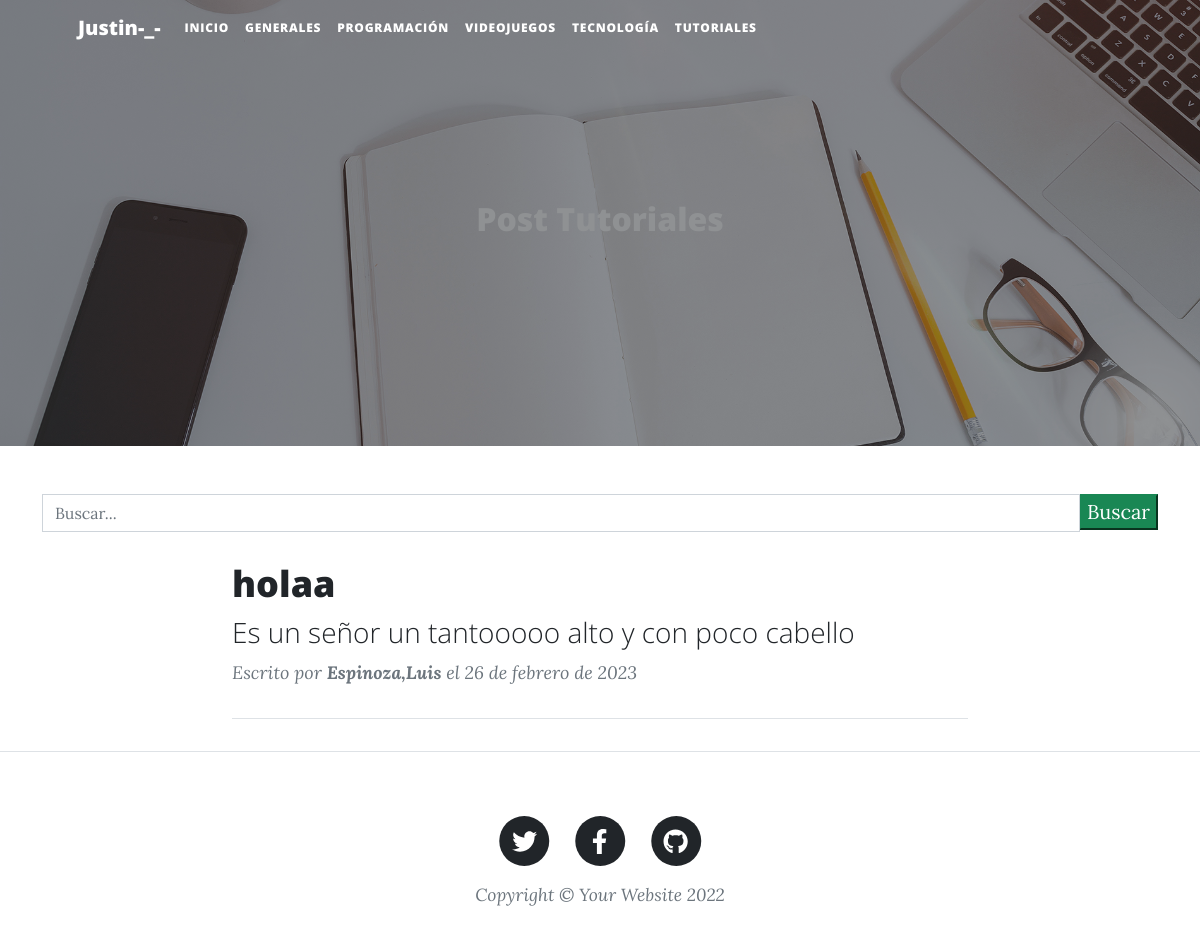
The app's page /tutoriales/ with its own data.
### bloge/models.py (models this page shows, shortened)
class Post(models.Model):
    id = models.AutoField(primary_key= True)
    titulo = models.CharField('Titulo',max_length= 90, blank= False, null = False)
    slug = models.CharField('Slug', max_length= 100, blank= False, null =False)
    descripcion=models.CharField('Descripcion', max_length= 110, blank = False, null=False)
    contenido= RichTextField('Contenido')
    imagen = models.URLField(max_length=500, blank = False, null=False)
    autor= models.ForeignKey(Autor, on_delete= models.CASCADE)
    categoria=models.ForeignKey(Categoria, on_delete=models.CASCADE)
    estado=models.BooleanField('Publicado/No publicado',default= True)
    fecha_creacion = models.DateField('Fecha de creacion', auto_now = True, auto_now_add= False)
    class Meta:
        verbose_name = 'Post'
        verbose_name_plural = 'Posts'

class Autor(models.Model):
    id = models.AutoField(primary_key = True)
    nombres = models.CharField('Nombres de Autor',max_length= 200, blank = False, null = False)
    apellidos = models.CharField('Apellidos de autor',max_length= 220, blank = False, null = False)
    facebook = models.URLField('Facebook',null = True, blank =True )
    twitter = models.URLField('twitter',null = True, blank =True )
    instagram = models.URLField('instagram',null = True, blank =True )
    web = models.URLField('web',null = True, blank =True )
    correo = models.EmailField('correo Electronico',null = False, blank =False )
    estado = models.BooleanField('Autor Activo/No Activo', default = True)
    fecha_creacion = models.DateField('Fecha de creacion', auto_now = True, auto_now_add= False)
    class Meta:
       verbose_name = 'Autor'
       verbose_name_plural = 'Autores'
    def __str__(self):
        return "{0},{1}".format(self.apellidos,self.nombres)

### bloge/views.py (the view, shortened to what this page needs)
# urls.py: path('tutoriales/',tutoriales, name='tutoriales'),
def tutoriales(request):
    queryset= request.GET.get("buscar")
    posts =Post.objects.filter(
        estado=True,
        categoria = Categoria.objects.get(nombre__iexact= 'Tutoriales'))
    paginator = Paginator(posts,2)
    page=request.GET.get('page')
    posts= paginator.get_page(page)
    return render(request,'tutoriales.html',{'posts':posts})

### templates/tutoriales.html (shortened to what this page needs)
{% extends 'index.html'%}
{% load static %}
{% block titulo_principal%}
  Post Tutoriales
{% endblock titulo_principal%}

### templates/index.html (shortened to what this page needs)
 {%load static%}
<!DOCTYPE html>
<html lang="es">
  <head>
    <link  rel="stylesheet" href="{%static 'css/styles.css' %}"/>
  </head>
  <body>
    <nav class="navbar navbar-expand-lg navbar-light" id="mainNav">
      <div class="container px-4 px-lg-5">
          <a class="navbar-brand" >Justin-_-</a>
        <div class="collapse navbar-collapse" id="navbarResponsive">
          <ul class="navbar-nav ml-auto">
            <li class="nav-item">
              <a class="nav-link" href="{% url 'blog:index' %}">Inicio</a>
            </li>
            <li class="nav-item">
              <a class="nav-link" href="{% url 'blog:generales' %}">Generales</a>
            </li>
            <li class="nav-item">
              <a class="nav-link" href="{% url 'blog:programacion' %}">Programación</a>
            </li>
            <li class="nav-item">
              <a class="nav-link" href="{% url 'blog:videojuegos' %}">Videojuegos</a>
            </li>
            <li class="nav-item">
              <a class="nav-link" href="{% url 'blog:tecnologia' %}">Tecnología</a>
            </li>
            <li class="nav-item">
              <a class="nav-link" href="{% url 'blog:tutoriales' %}">Tutoriales</a>
            </li>
          </ul>
        </div>
      </div>
    </nav>
    <header class="masthead" style="background-image: url('{% static 'img/home-bg.jpg' %}')">
      <div class="container">
        <div class="row">
          <div class="col-lg-8 col-md-10 mx-auto">
            <div class="site-heading">
              <h2>{% block titulo_principal %}Blog Jus{% endblock titulo_principal %}</h2>
            </div>
          </div>
        </div>
      </div>
    </header>
  {% block barra_busqueda %}
    <div class="container">
      <div class="row">
        <div class="col-md-12 search">
          <form method="get">
              <div id="custom-search-input">
                <div class="input-group col-md-12">
                  <input type="text" class="form-control" placeholder="Buscar..." name="buscar" value = "{{ request.GET.buscar }}">
                  <span class="input-group-list">
                    <button type="submit" class="boton btn-success">Buscar</button>
                  </span>
                </div>
              </div>
          </form>
        </div>
      </div>
    </div>
  {% endblock barra_busqueda %}
    <div class="container">
      <div class="row">
        <div class="col-lg-8 col-md-10 mx-auto">
         {% block contenido %}
          {% if posts %}
            {% for post in posts %}
                <div class="post-preview">
                    <a href="{% url 'blog:detalle_post' post.slug %}">
                    <h2 class="post-title">
                      {{ post.titulo }}
                    </h2>
                    <h3 class="post-subtitle">
                      {{ post.descripcion }}
                    </h3>
                  </a>
                  <p class="post-meta">Escrito por
                   <strong>{{ post.autor }}</strong>   el
                    {{ post.fecha_creacion }}</p>
                </div>
                <hr>
            {% endfor %}
          {% else %}
            <h1>No existen post registrados!</h1>
          {% endif %}
         {% endblock contenido %}
        </div>
      </div>
    </div>
    <hr>
    <footer>
      <div class="container">
        <div class="row">
          <div class="col-lg-8 col-md-10 mx-auto">
            <ul class="list-inline text-center">
              <li class="list-inline-item">
                <a href="#">
                  <span class="fa-stack fa-lg">
                    <i class="fas fa-circle fa-stack-2x"></i>
                    <i class="fab fa-twitter fa-stack-1x fa-inverse"></i>
                  </span>
                </a>
              </li>
              <li class="list-inline-item">
                <a href="#">
                  <span class="fa-stack fa-lg">
                    <i class="fas fa-circle fa-stack-2x"></i>
                    <i class="fab fa-facebook-f fa-stack-1x fa-inverse"></i>
                  </span>
                </a>
              </li>
              <li class="list-inline-item">
                <a href="#">
                  <span class="fa-stack fa-lg">
                    <i class="fas fa-circle fa-stack-2x"></i>
                    <i class="fab fa-github fa-stack-1x fa-inverse"></i>
                  </span>
                </a>
              </li>
            </ul>
            <div class="small text-center text-muted fst-italic">Copyright &copy; Your Website 2022</div>
          </div>
        </div>
      </div>
    </footer>
  </body>
</html>

### records on screen
Post: titulo "holaa", descripcion "Es un señor un tantooooo alto y con poco cabello", autor "Espinoza,Luis", fecha_creacion "26 de febrero de 2023"
